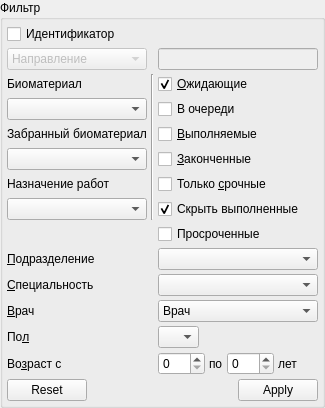
              <widget class="QGroupBox" name="grpStaticFilter">
               <property name="sizePolicy">
                <sizepolicy hsizetype="Preferred" vsizetype="Maximum">
                 <horstretch>0</horstretch>
                 <verstretch>0</verstretch>
                </sizepolicy>
               </property>
               <property name="title">
                <string>Фильтр</string>
               </property>
               <layout class="QGridLayout" name="gridLayout_9">
                <property name="sizeConstraint">
                 <enum>QLayout::SetDefaultConstraint</enum>
                </property>
                <property name="margin">
                 <number>4</number>
                </property>
                <property name="spacing">
                 <number>4</number>
                </property>
                <item row="14" column="0">
                 <widget class="QLabel" name="lblAge">
                  <property name="sizePolicy">
                   <sizepolicy hsizetype="Maximum" vsizetype="Preferred">
                    <horstretch>0</horstretch>
                    <verstretch>0</verstretch>
                   </sizepolicy>
                  </property>
                  <property name="text">
                   <string>Во&amp;зраст с</string>
                  </property>
                  <property name="buddy">
                   <cstring>edtAgeFrom</cstring>
                  </property>
                 </widget>
                </item>
                <item row="9" column="2">
                 <widget class="COrgStructureComboBox" name="cmbOrgStructure"/>
                </item>
                <item row="12" column="2">
                 <widget class="CPersonComboBoxEx" name="cmbPerson">
                  <item>
                   <property name="text">
                    <string>Врач</string>
                   </property>
                  </item>
                 </widget>
                </item>
                <item row="15" column="0" colspan="3">
                 <widget class="CApplyResetDialogButtonBox" name="buttonBoxFilter">
                  <property name="orientation">
                   <enum>Qt::Horizontal</enum>
                  </property>
                  <property name="standardButtons">
                   <set>QDialogButtonBox::Apply|QDialogButtonBox::Reset</set>
                  </property>
                 </widget>
                </item>
                <item row="2" column="2">
                 <widget class="QCheckBox" name="chkAwaiting">
                  <property name="sizePolicy">
                   <sizepolicy hsizetype="Preferred" vsizetype="Minimum">
                    <horstretch>0</horstretch>
                    <verstretch>0</verstretch>
                   </sizepolicy>
                  </property>
                  <property name="text">
                   <string>&amp;Ожидающие</string>
                  </property>
                  <property name="checked">
                   <bool>true</bool>
                  </property>
                 </widget>
                </item>
                <item row="9" column="0">
                 <widget class="QLabel" name="lblOrgStructure">
                  <property name="sizePolicy">
                   <sizepolicy hsizetype="Maximum" vsizetype="Preferred">
                    <horstretch>0</horstretch>
                    <verstretch>0</verstretch>
                   </sizepolicy>
                  </property>
                  <property name="text">
                   <string>&amp;Подразделение</string>
                  </property>
                  <property name="buddy">
                   <cstring>cmbOrgStructure</cstring>
                  </property>
                 </widget>
                </item>
                <item row="12" column="0">
                 <widget class="QLabel" name="lblPerson">
                  <property name="sizePolicy">
                   <sizepolicy hsizetype="Maximum" vsizetype="Preferred">
                    <horstretch>0</horstretch>
                    <verstretch>0</verstretch>
                   </sizepolicy>
                  </property>
                  <property name="text">
                   <string>&amp;Врач</string>
                  </property>
                  <property name="buddy">
                   <cstring>cmbPerson</cstring>
                  </property>
                 </widget>
                </item>
                <item row="7" column="0">
                 <widget class="CRBComboBox" name="cmbJobPurpose"/>
                </item>
                <item row="5" column="0">
                 <widget class="CRBComboBox" name="cmbTakenTissueType"/>
                </item>
                <item row="3" column="2">
                 <widget class="QCheckBox" name="chkEnueued">
                  <property name="text">
                   <string>В очереди</string>
                  </property>
                 </widget>
                </item>
                <item row="2" column="1" rowspan="6">
                 <widget class="Line" name="line">
                  <property name="orientation">
                   <enum>Qt::Vertical</enum>
                  </property>
                 </widget>
                </item>
                <item row="10" column="0">
                 <widget class="QLabel" name="lblSpeciality">
                  <property name="text">
                   <string>&amp;Специальность</string>
                  </property>
                  <property name="buddy">
                   <cstring>cmbSpeciality</cstring>
                  </property>
                 </widget>
                </item>
                <item row="13" column="0">
                 <widget class="QLabel" name="lblSex">
                  <property name="sizePolicy">
                   <sizepolicy hsizetype="Maximum" vsizetype="Preferred">
                    <horstretch>0</horstretch>
                    <verstretch>0</verstretch>
                   </sizepolicy>
                  </property>
                  <property name="text">
                   <string>По&amp;л</string>
                  </property>
                  <property name="buddy">
                   <cstring>cmbSex</cstring>
                  </property>
                 </widget>
                </item>
                <item row="4" column="2">
                 <widget class="QCheckBox" name="chkInProgress">
                  <property name="sizePolicy">
                   <sizepolicy hsizetype="Preferred" vsizetype="Minimum">
                    <horstretch>0</horstretch>
                    <verstretch>0</verstretch>
                   </sizepolicy>
                  </property>
                  <property name="autoFillBackground">
                   <bool>false</bool>
                  </property>
                  <property name="text">
                   <string>&amp;Выполняемые</string>
                  </property>
                 </widget>
                </item>
                <item row="2" column="0">
                 <widget class="QLabel" name="lblTissueType">
                  <property name="text">
                   <string>Биоматериал</string>
                  </property>
                  <property name="buddy">
                   <cstring>cmbTissueType</cstring>
                  </property>
                 </widget>
                </item>
                <item row="6" column="2">
                 <widget class="QCheckBox" name="chkOnlyUrgent">
                  <property name="text">
                   <string>Только &amp;срочные</string>
                  </property>
                 </widget>
                </item>
                <item row="5" column="2">
                 <widget class="QCheckBox" name="chkDone">
                  <property name="sizePolicy">
                   <sizepolicy hsizetype="Preferred" vsizetype="Minimum">
                    <horstretch>0</horstretch>
                    <verstretch>0</verstretch>
                   </sizepolicy>
                  </property>
                  <property name="text">
                   <string>&amp;Законченные</string>
                  </property>
                 </widget>
                </item>
                <item row="3" column="0">
                 <widget class="CRBComboBox" name="cmbTissueType"/>
                </item>
                <item row="13" column="2">
                 <widget class="QComboBox" name="cmbSex">
                  <property name="sizePolicy">
                   <sizepolicy hsizetype="Maximum" vsizetype="Fixed">
                    <horstretch>0</horstretch>
                    <verstretch>0</verstretch>
                   </sizepolicy>
                  </property>
                  <item>
                   <property name="text">
                    <string/>
                   </property>
                  </item>
                  <item>
                   <property name="text">
                    <string>М</string>
                   </property>
                  </item>
                  <item>
                   <property name="text">
                    <string>Ж</string>
                   </property>
                  </item>
                 </widget>
                </item>
                <item row="0" column="0">
                 <widget class="QCheckBox" name="chkJobTicketId">
                  <property name="text">
                   <string>Идентификатор</string>
                  </property>
                 </widget>
                </item>
                <item row="10" column="2">
                 <widget class="CRBComboBox" name="cmbSpeciality">
                  <property name="whatsThis">
                   <string>&lt;html&gt;&lt;head&gt;&lt;meta name=&quot;qrichtext&quot; content=&quot;1&quot; /&gt;&lt;style type=&quot;text/css&quot;&gt;
p, li { white-space: pre-wrap; }
&lt;/style&gt;&lt;/head&gt;&lt;body style=&quot; font-family:'MS Shell Dlg 2'; font-size:8.25pt; font-weight:400; font-style:normal;&quot;&gt;
&lt;p style=&quot;-qt-paragraph-type:empty; margin-top:0px; margin-bottom:0px; margin-left:0px; margin-right:0px; -qt-block-indent:0; text-indent:0px;&quot;&gt;&lt;/p&gt;&lt;/body&gt;&lt;/html&gt;</string>
                  </property>
                 </widget>
                </item>
                <item row="6" column="0">
                 <widget class="QLabel" name="lblJobPurpose">
                  <property name="text">
                   <string>Назначение работ</string>
                  </property>
                  <property name="buddy">
                   <cstring>cmbJobPurpose</cstring>
                  </property>
                 </widget>
                </item>
                <item row="4" column="0">
                 <widget class="QLabel" name="lblTakenTissueType">
                  <property name="text">
                   <string>Забранный биоматериал</string>
                  </property>
                  <property name="buddy">
                   <cstring>cmbTakenTissueType</cstring>
                  </property>
                 </widget>
                </item>
                <item row="8" column="2">
                 <widget class="QCheckBox" name="chkExpired">
                  <property name="toolTip">
                   <string>Действия со статусами: начато, назначено и без результата</string>
                  </property>
                  <property name="statusTip">
                   <string/>
                  </property>
                  <property name="text">
                   <string>Просроченные</string>
                  </property>
                  <property name="checked">
                   <bool>false</bool>
                  </property>
                  <property name="tristate">
                   <bool>false</bool>
                  </property>
                 </widget>
                </item>
                <item row="7" column="2">
                 <widget class="QCheckBox" name="chkHideDoneActions">
                  <property name="toolTip">
                   <string>Действия со статусами: начато, назначено и без результата</string>
                  </property>
                  <property name="statusTip">
                   <string/>
                  </property>
                  <property name="text">
                   <string>Cкрыть выполненные</string>
                  </property>
                  <property name="checked">
                   <bool>true</bool>
                  </property>
                  <property name="tristate">
                   <bool>false</bool>
                  </property>
                 </widget>
                </item>
                <item row="14" column="2">
                 <widget class="QFrame" name="frmAge">
                  <property name="frameShape">
                   <enum>QFrame::NoFrame</enum>
                  </property>
                  <property name="frameShadow">
                   <enum>QFrame::Raised</enum>
                  </property>
                  <layout class="QHBoxLayout" name="_2">
                   <property name="spacing">
                    <number>4</number>
                   </property>
                   <property name="margin">
                    <number>0</number>
                   </property>
                   <item>
                    <widget class="QSpinBox" name="edtAgeFrom">
                     <property name="sizePolicy">
                      <sizepolicy hsizetype="Preferred" vsizetype="Fixed">
                       <horstretch>0</horstretch>
                       <verstretch>0</verstretch>
                      </sizepolicy>
                     </property>
                     <property name="maximum">
                      <number>150</number>
                     </property>
                    </widget>
                   </item>
                   <item>
                    <widget class="QLabel" name="lblAgeTo">
                     <property name="text">
                      <string>по</string>
                     </property>
                     <property name="buddy">
                      <cstring>edtAgeTo</cstring>
                     </property>
                    </widget>
                   </item>
                   <item>
                    <widget class="QSpinBox" name="edtAgeTo">
                     <property name="sizePolicy">
                      <sizepolicy hsizetype="Preferred" vsizetype="Fixed">
                       <horstretch>0</horstretch>
                       <verstretch>0</verstretch>
                      </sizepolicy>
                     </property>
                     <property name="maximum">
                      <number>150</number>
                     </property>
                    </widget>
                   </item>
                   <item>
                    <widget class="QLabel" name="lblAgeYears">
                     <property name="text">
                      <string>лет</string>
                     </property>
                     <property name="buddy">
                      <cstring>edtAgeTo</cstring>
                     </property>
                    </widget>
                   </item>
                   <item>
                    <spacer>
                     <property name="orientation">
                      <enum>Qt::Horizontal</enum>
                     </property>
                     <property name="sizeHint" stdset="0">
                      <size>
                       <width>21</width>
                       <height>20</height>
                      </size>
                     </property>
                    </spacer>
                   </item>
                  </layout>
                 </widget>
                </item>
                <item row="1" column="2">
                 <widget class="QLineEdit" name="edtJobTicketId">
                  <property name="enabled">
                   <bool>false</bool>
                  </property>
                 </widget>
                </item>
                <item row="1" column="0">
                 <widget class="QComboBox" name="cmbScanBarcode">
                  <property name="enabled">
                   <bool>false</bool>
                  </property>
                  <item>
                   <property name="text">
                    <string>Направление</string>
                   </property>
                  </item>
                  <item>
                   <property name="text">
                    <string>Биоматериал</string>
                   </property>
                  </item>
                  <item>
                   <property name="text">
                    <string>Проба</string>
                   </property>
                  </item>
                 </widget>
                </item>
               </layout>
              </widget>
